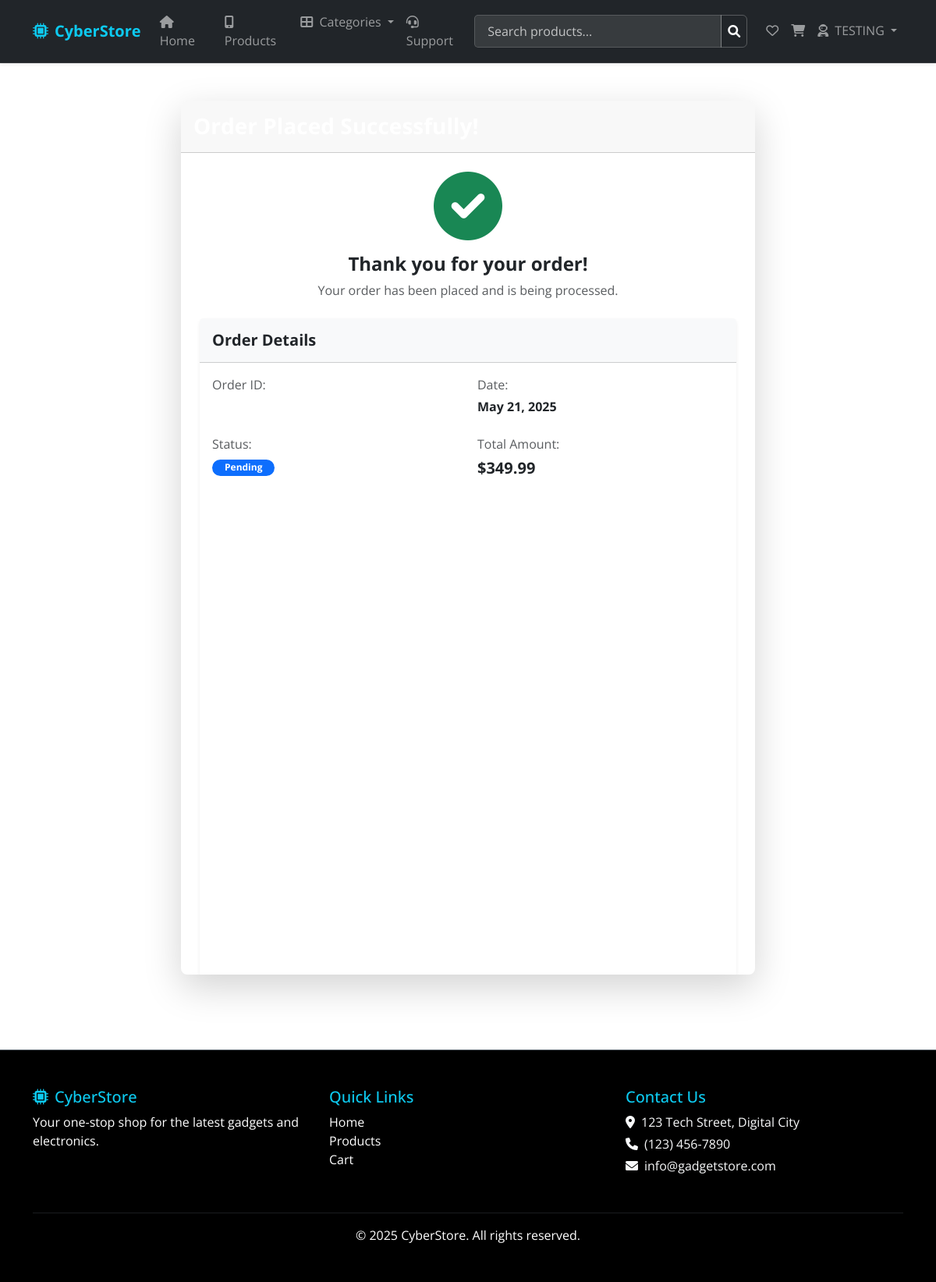
The page /orders/complete/1/ (signed in) on the database its author committed.
### orders/models.py (models this page shows, shortened)
class Order(models.Model):
    STATUS_CHOICES = (
        ('pending', 'Pending'),
        ('processing', 'Processing'),
        ('shipped', 'Shipped'),
        ('delivered', 'Delivered'),
        ('cancelled', 'Cancelled'),
    )
    user = models.ForeignKey(User, on_delete=models.CASCADE, null=True, blank=True)
    first_name = models.CharField(max_length=100)
    last_name = models.CharField(max_length=100)
    email = models.EmailField()
    address = models.CharField(max_length=250)
    city = models.CharField(max_length=100)
    state = models.CharField(max_length=100)
    zip_code = models.CharField(max_length=20)
    status = models.CharField(max_length=20, choices=STATUS_CHOICES, default='pending')
    created_at = models.DateTimeField(auto_now_add=True)
    updated_at = models.DateTimeField(auto_now=True)
    class Meta:
        ordering = ['-created_at']
    def get_total_cost(self):
        return sum(item.get_cost() for item in self.items.all())

class OrderItem(models.Model):
    order = models.ForeignKey(Order, related_name='items', on_delete=models.CASCADE)
    product = models.ForeignKey(Product, on_delete=models.CASCADE)
    price = models.DecimalField(max_digits=10, decimal_places=2)
    quantity = models.PositiveIntegerField(default=1)
    def get_cost(self):
        return self.price * self.quantity

### orders/views.py (the view)
# urls.py: path('complete/<int:order_id>/', views.order_complete, name='order_complete'),
@login_required
def order_complete(request, order_id):
    order = Order.objects.get(id=order_id, user=request.user)
    return render(request, 'orders/order_complete.html', {'order': order})

### cart/context_processors.py (called while the page is built, shortened)
def cart_count(request):
    from .models import Cart
    count = 0
    if request.user.is_authenticated:
        try:
            cart = Cart.objects.get(user=request.user)
            count = sum(item.quantity for item in cart.items.all())
        except Cart.DoesNotExist:
            count = 0
        except Exception as e:
            print(f"Error in cart_count context processor: {e}")
            count = 0
    return {'cart_count': count}

def cart_contents(request):
    cart_items = []
    in_cart_products = []
    from products.models import Product
    from .models import Cart, CartItem
    if request.user.is_authenticated:
        try:
            cart_obj = Cart.objects.get(user=request.user)
            cart_items = cart_obj.items.all().select_related('product')
            in_cart_products = [item.product.id for item in cart_items]
        except Cart.DoesNotExist:
            in_cart_products = []
        except Exception as e:
            print(f"Error in cart_contents context processor: {e}")
            in_cart_products = []
    else:
        in_cart_products = []
    return {
        'cart_items': cart_items,
        'in_cart_products': in_cart_products
    }

### products/context_processor.py (called while the page is built)
def categories_processor(request):
    categories = Category.objects.all()
    return {'categories': categories}

def wishlist_processor(request):
    in_wishlist_products = []
    if request.user.is_authenticated:
        try:
            wishlist_items = Wishlist.objects.filter(user=request.user)
            in_wishlist_products = [item.product.id for item in wishlist_items]
        except ObjectDoesNotExist:
            in_wishlist_products = []
        except Exception as e:
            print(f"Error in wishlist_processor: {e}")
            in_wishlist_products = []
    return {'in_wishlist_products': in_wishlist_products}

### templates/orders/order_complete.html (shortened to what this page needs)
{% extends 'base.html' %}
{% block content %}
<div class="container py-5">
    <div class="row justify-content-center">
        <div class="col-lg-8">
            <div class="card shadow-lg border-0 rounded-3 overflow-hidden">
                <div class="card-header bg-gradient-success text-white py-3">
                    <h3 class="mb-0 fw-bold">Order Placed Successfully!</h3>
                </div>
                <div class="card-body p-4">
                    <div class="text-center mb-4">
                        <div class="mb-3">
                            <i class="fas fa-check-circle text-success" style="font-size: 5.5rem;"></i>
                        </div>
                        <h4 class="fw-bold">Thank you for your order!</h4>
                        <p class="text-muted">Your order has been placed and is being processed.</p>
                    </div>
                    <div class="card shadow-sm mb-4 border-0">
                        <div class="card-header bg-light py-3">
                            <h5 class="mb-0 fw-bold">Order Details</h5>
                        </div>
                        <div class="card-body">
                            <div class="row">
                                <div class="col-md-6 mb-2">
                                    <p class="mb-1"><span class="text-muted">Order ID:</span></p>
                                </div>
                                <div class="col-md-6 mb-2">
                                    <p class="mb-1"><span class="text-muted">Date:</span></p>
                                    <p class="fw-bold">{{ order.created_at|date:"F j, Y" }}</p>
                                </div>
                                <div class="col-md-6 mb-2">
                                    <p class="mb-1"><span class="text-muted">Status:</span></p>
                                    <p><span class="badge bg-primary rounded-pill px-3">{{ order.get_status_display }}</span></p>
                                </div>
                                <div class="col-md-6 mb-2">
                                    <p class="mb-1"><span class="text-muted">Total Amount:</span></p>
                                    <p class="fw-bold fs-5">${{ order.get_total_cost }}</p>
                                </div>
                            </div>
                        </div>
                    </div>
                </div>
            </div>
        </div>
    </div>
</div>
{% endblock %}

### templates/base.html (shortened to what this page needs)
{% load static %}
<!DOCTYPE html>
<html lang="en">
<head>
    <link href="https://cdn.jsdelivr.net/npm/bootstrap@5.3.0/dist/css/bootstrap.min.css" rel="stylesheet">
    <link rel="stylesheet" href="https://cdnjs.cloudflare.com/ajax/libs/font-awesome/6.0.0/css/all.min.css">
    <link rel="stylesheet" href="{% static 'css/style.css' %}">
</head>
<body>
    <nav class="navbar navbar-expand-lg navbar-dark bg-dark sticky-top shadow-sm" style="backdrop-filter: blur(10px); border-bottom: 1px solid rgba(255,255,255,0.1);">
    <div class="container">
        <a class="navbar-brand d-flex align-items-center text-info fw-bold" href="{% url 'home' %}">
            <i class="fas fa-microchip me-2"></i>
            CyberStore
        </a>
        <div class="collapse navbar-collapse" id="navbarContent">
            <ul class="navbar-nav me-auto mb-2 mb-lg-0">
                <li class="nav-item">
                    <a class="nav-link" href="{% url 'home' %}"><i class="fas fa-home me-1"></i> Home</a>
                </li>
                <li class="nav-item">
                    <a class="nav-link" href="{% url 'product_list' %}"><i class="fas fa-mobile-alt me-1"></i> Products</a>
                </li>
                <li class="nav-item dropdown">
                    <a class="nav-link dropdown-toggle" href="#" id="navbarDropdown" role="button" data-bs-toggle="dropdown">
                        <i class="fas fa-th-large me-1"></i> Categories
                    </a>
                </li>
                <li class="nav-item">
                    <a class="nav-link" href="#"><i class="fas fa-headset me-1"></i> Support</a>
                </li>
            </ul>
            <ul class="navbar-nav ms-auto mb-2 mb-lg-0">
                <li class="nav-item search-container">
                    <form action="{% url 'product_list' %}" method="get" class="search-form">
                        <div class="input-group">
                            <input type="text" name="q" class="form-control search-input" placeholder="Search products..." autocomplete="off">
                            <button type="submit" class="btn btn-link search-btn">
                                <i class="fas fa-search"></i>
                            </button>
                        </div>
                    </form>
                </li>
                {% if user.is_authenticated %}
                <li class="nav-item">
                    <a class="nav-link" href="{% url 'wishlist' %}">
                        <i class="far fa-heart"></i>
                    </a>
                </li>
                {% endif %}
                <li class="nav-item">
                    <a class="nav-link" href="{% url 'cart_detail' %}">
                        <i class="fas fa-shopping-cart"></i>
                    </a>
                </li>
                {% if user.is_authenticated %}
                    <li class="nav-item dropdown">
                        <a class="nav-link dropdown-toggle" href="#" id="userDropdown" data-bs-toggle="dropdown">
                            <i class="fas fa-user-astronaut me-1"></i> {{ user.username }}
                        </a>
                    </li>
                {% endif %}
            </ul>
        </div>
    </div>
</nav>
    <main>
        {% block content %}{% endblock %}
    </main>
    <footer class="bg-black text-light py-5 mt-5 border-top border-secondary">
        <div class="container">
            <div class="row">
                <div class="col-md-4 mb-3">
                    <h5 class="text-info"><i class="fas fa-microchip me-2"></i>CyberStore</h5>
                    <p class="text-white">Your one-stop shop for the latest gadgets and electronics.</p>
                </div>
                <div class="col-md-4 mb-3">
                    <h5 class="text-info">Quick Links</h5>
                    <ul class="list-unstyled">
                        <li><a href="{% url 'home' %}" class="text-white text-decoration-none">Home</a></li>
                        <li><a href="{% url 'product_list' %}" class="text-white text-decoration-none">Products</a></li>
                        <li><a href="{% url 'cart_detail' %}" class="text-white text-decoration-none">Cart</a></li>
                    </ul>
                </div>
                <div class="col-md-4 mb-3">
                    <h5 class="text-info">Contact Us</h5>
                    <p class="mb-1"><i class="fas fa-map-marker-alt me-2"></i>123 Tech Street, Digital City</p>
                    <p class="mb-1"><i class="fas fa-phone me-2"></i>(123) 456-7890</p>
                    <p><i class="fas fa-envelope me-2"></i>info@gadgetstore.com</p>
                </div>
            </div>
            <hr class="border-secondary">
            <div class="text-center text-white">
                &copy; 2025 CyberStore. All rights reserved.
            </div>
        </div>
    </footer>
</body>
</html>

### static/css/style.css (style rules this page uses)
body { font-family: 'Open Sans', sans-serif; color: #333; }
.btn { transition: all 0.3s ease; }
footer { margin-top: 50px; }
.fade-in { animation: fadeIn 0.5s ease-in; }
:root { --primary-color: #2563eb; --secondary-color: #0f172a; --accent-color: #06b6d4; }
.card { transition: transform 0.3s, box-shadow 0.3s; height: 100%; border: none; box-shadow: 0 4px 6px rgba(0,0,0,0.1); }
.search-container { width: 350px; position: relative; margin-right: 1rem; }
.search-form { display: flex; align-items: center; }
.search-input { padding: 0.5rem 1rem; border: 1px solid #ffffff3f; border-radius: 5px; background-color: rgba(255, 255, 255, 0.1); color: #fff; transition: background-color 0.3s ease; }
.search-input::placeholder { color: rgba(255, 255, 255, 0.7); }
.search-btn { color: #fff; padding: 0.5rem; border: 1px solid #ffffff3f; background: transparent; margin-left: -40px; }

### rows shown on the page
Order: created_at "May 21, 2025", status "Pending", get_total_cost "349.99"

### other values the page prints
{{ user.username }} "TESTING"
